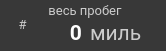
     <widget class="QFrame" name="f_dist_total">
      <property name="geometry">
       <rect>
        <x>190</x>
        <y>260</y>
        <width>166</width>
        <height>51</height>
       </rect>
      </property>
      <property name="minimumSize">
       <size>
        <width>166</width>
        <height>51</height>
       </size>
      </property>
      <property name="maximumSize">
       <size>
        <width>166</width>
        <height>51</height>
       </size>
      </property>
      <property name="styleSheet">
       <string notr="true">background-color: #383838;
border-radius: 20px;</string>
      </property>
      <property name="frameShape">
       <enum>QFrame::StyledPanel</enum>
      </property>
      <property name="frameShadow">
       <enum>QFrame::Raised</enum>
      </property>
      <widget class="QLabel" name="stat_dist_total_text">
       <property name="geometry">
        <rect>
         <x>30</x>
         <y>0</y>
         <width>110</width>
         <height>20</height>
        </rect>
       </property>
       <property name="minimumSize">
        <size>
         <width>110</width>
         <height>20</height>
        </size>
       </property>
       <property name="maximumSize">
        <size>
         <width>110</width>
         <height>20</height>
        </size>
       </property>
       <property name="palette">
        <palette>
         <active>
          <colorrole role="WindowText">
           <brush brushstyle="SolidPattern">
            <color alpha="255">
             <red>204</red>
             <green>204</green>
             <blue>204</blue>
            </color>
           </brush>
          </colorrole>
          <colorrole role="Button">
           <brush brushstyle="SolidPattern">
            <color alpha="255">
             <red>56</red>
             <green>56</green>
             <blue>56</blue>
            </color>
           </brush>
          </colorrole>
          <colorrole role="Text">
           <brush brushstyle="SolidPattern">
            <color alpha="255">
             <red>204</red>
             <green>204</green>
             <blue>204</blue>
            </color>
           </brush>
          </colorrole>
          <colorrole role="ButtonText">
           <brush brushstyle="SolidPattern">
            <color alpha="255">
             <red>204</red>
             <green>204</green>
             <blue>204</blue>
            </color>
           </brush>
          </colorrole>
          <colorrole role="Base">
           <brush brushstyle="SolidPattern">
            <color alpha="255">
             <red>56</red>
             <green>56</green>
             <blue>56</blue>
            </color>
           </brush>
          </colorrole>
          <colorrole role="Window">
           <brush brushstyle="SolidPattern">
            <color alpha="255">
             <red>56</red>
             <green>56</green>
             <blue>56</blue>
            </color>
           </brush>
          </colorrole>
         </active>
         <inactive>
          <colorrole role="WindowText">
           <brush brushstyle="SolidPattern">
            <color alpha="255">
             <red>204</red>
             <green>204</green>
             <blue>204</blue>
            </color>
           </brush>
          </colorrole>
          <colorrole role="Button">
           <brush brushstyle="SolidPattern">
            <color alpha="255">
             <red>56</red>
             <green>56</green>
             <blue>56</blue>
            </color>
           </brush>
          </colorrole>
          <colorrole role="Text">
           <brush brushstyle="SolidPattern">
            <color alpha="255">
             <red>204</red>
             <green>204</green>
             <blue>204</blue>
            </color>
           </brush>
          </colorrole>
          <colorrole role="ButtonText">
           <brush brushstyle="SolidPattern">
            <color alpha="255">
             <red>204</red>
             <green>204</green>
             <blue>204</blue>
            </color>
           </brush>
          </colorrole>
          <colorrole role="Base">
           <brush brushstyle="SolidPattern">
            <color alpha="255">
             <red>56</red>
             <green>56</green>
             <blue>56</blue>
            </color>
           </brush>
          </colorrole>
          <colorrole role="Window">
           <brush brushstyle="SolidPattern">
            <color alpha="255">
             <red>56</red>
             <green>56</green>
             <blue>56</blue>
            </color>
           </brush>
          </colorrole>
         </inactive>
         <disabled>
          <colorrole role="WindowText">
           <brush brushstyle="SolidPattern">
            <color alpha="255">
             <red>204</red>
             <green>204</green>
             <blue>204</blue>
            </color>
           </brush>
          </colorrole>
          <colorrole role="Button">
           <brush brushstyle="SolidPattern">
            <color alpha="255">
             <red>56</red>
             <green>56</green>
             <blue>56</blue>
            </color>
           </brush>
          </colorrole>
          <colorrole role="Text">
           <brush brushstyle="SolidPattern">
            <color alpha="255">
             <red>204</red>
             <green>204</green>
             <blue>204</blue>
            </color>
           </brush>
          </colorrole>
          <colorrole role="ButtonText">
           <brush brushstyle="SolidPattern">
            <color alpha="255">
             <red>204</red>
             <green>204</green>
             <blue>204</blue>
            </color>
           </brush>
          </colorrole>
          <colorrole role="Base">
           <brush brushstyle="SolidPattern">
            <color alpha="255">
             <red>56</red>
             <green>56</green>
             <blue>56</blue>
            </color>
           </brush>
          </colorrole>
          <colorrole role="Window">
           <brush brushstyle="SolidPattern">
            <color alpha="255">
             <red>56</red>
             <green>56</green>
             <blue>56</blue>
            </color>
           </brush>
          </colorrole>
         </disabled>
        </palette>
       </property>
       <property name="font">
        <font>
         <family>Roboto</family>
         <pointsize>10</pointsize>
        </font>
       </property>
       <property name="styleSheet">
        <string notr="true">color: #CCCCCC;</string>
       </property>
       <property name="text">
        <string>весь пробег</string>
       </property>
       <property name="alignment">
        <set>Qt::AlignCenter</set>
       </property>
      </widget>
      <widget class="QLabel" name="stat_dist_total">
       <property name="geometry">
        <rect>
         <x>40</x>
         <y>20</y>
         <width>42</width>
         <height>25</height>
        </rect>
       </property>
       <property name="minimumSize">
        <size>
         <width>42</width>
         <height>25</height>
        </size>
       </property>
       <property name="maximumSize">
        <size>
         <width>42</width>
         <height>25</height>
        </size>
       </property>
       <property name="palette">
        <palette>
         <active>
          <colorrole role="WindowText">
           <brush brushstyle="SolidPattern">
            <color alpha="255">
             <red>255</red>
             <green>255</green>
             <blue>255</blue>
            </color>
           </brush>
          </colorrole>
          <colorrole role="Button">
           <brush brushstyle="SolidPattern">
            <color alpha="255">
             <red>56</red>
             <green>56</green>
             <blue>56</blue>
            </color>
           </brush>
          </colorrole>
          <colorrole role="Text">
           <brush brushstyle="SolidPattern">
            <color alpha="255">
             <red>255</red>
             <green>255</green>
             <blue>255</blue>
            </color>
           </brush>
          </colorrole>
          <colorrole role="ButtonText">
           <brush brushstyle="SolidPattern">
            <color alpha="255">
             <red>255</red>
             <green>255</green>
             <blue>255</blue>
            </color>
           </brush>
          </colorrole>
          <colorrole role="Base">
           <brush brushstyle="SolidPattern">
            <color alpha="255">
             <red>56</red>
             <green>56</green>
             <blue>56</blue>
            </color>
           </brush>
          </colorrole>
          <colorrole role="Window">
           <brush brushstyle="SolidPattern">
            <color alpha="255">
             <red>56</red>
             <green>56</green>
             <blue>56</blue>
            </color>
           </brush>
          </colorrole>
         </active>
         <inactive>
          <colorrole role="WindowText">
           <brush brushstyle="SolidPattern">
            <color alpha="255">
             <red>255</red>
             <green>255</green>
             <blue>255</blue>
            </color>
           </brush>
          </colorrole>
          <colorrole role="Button">
           <brush brushstyle="SolidPattern">
            <color alpha="255">
             <red>56</red>
             <green>56</green>
             <blue>56</blue>
            </color>
           </brush>
          </colorrole>
          <colorrole role="Text">
           <brush brushstyle="SolidPattern">
            <color alpha="255">
             <red>255</red>
             <green>255</green>
             <blue>255</blue>
            </color>
           </brush>
          </colorrole>
          <colorrole role="ButtonText">
           <brush brushstyle="SolidPattern">
            <color alpha="255">
             <red>255</red>
             <green>255</green>
             <blue>255</blue>
            </color>
           </brush>
          </colorrole>
          <colorrole role="Base">
           <brush brushstyle="SolidPattern">
            <color alpha="255">
             <red>56</red>
             <green>56</green>
             <blue>56</blue>
            </color>
           </brush>
          </colorrole>
          <colorrole role="Window">
           <brush brushstyle="SolidPattern">
            <color alpha="255">
             <red>56</red>
             <green>56</green>
             <blue>56</blue>
            </color>
           </brush>
          </colorrole>
         </inactive>
         <disabled>
          <colorrole role="WindowText">
           <brush brushstyle="SolidPattern">
            <color alpha="255">
             <red>255</red>
             <green>255</green>
             <blue>255</blue>
            </color>
           </brush>
          </colorrole>
          <colorrole role="Button">
           <brush brushstyle="SolidPattern">
            <color alpha="255">
             <red>56</red>
             <green>56</green>
             <blue>56</blue>
            </color>
           </brush>
          </colorrole>
          <colorrole role="Text">
           <brush brushstyle="SolidPattern">
            <color alpha="255">
             <red>255</red>
             <green>255</green>
             <blue>255</blue>
            </color>
           </brush>
          </colorrole>
          <colorrole role="ButtonText">
           <brush brushstyle="SolidPattern">
            <color alpha="255">
             <red>255</red>
             <green>255</green>
             <blue>255</blue>
            </color>
           </brush>
          </colorrole>
          <colorrole role="Base">
           <brush brushstyle="SolidPattern">
            <color alpha="255">
             <red>56</red>
             <green>56</green>
             <blue>56</blue>
            </color>
           </brush>
          </colorrole>
          <colorrole role="Window">
           <brush brushstyle="SolidPattern">
            <color alpha="255">
             <red>56</red>
             <green>56</green>
             <blue>56</blue>
            </color>
           </brush>
          </colorrole>
         </disabled>
        </palette>
       </property>
       <property name="font">
        <font>
         <family>Roboto</family>
         <pointsize>16</pointsize>
         <weight>75</weight>
         <bold>true</bold>
        </font>
       </property>
       <property name="styleSheet">
        <string notr="true">color: rgb(255, 255, 255);</string>
       </property>
       <property name="text">
        <string>0</string>
       </property>
       <property name="alignment">
        <set>Qt::AlignRight|Qt::AlignTrailing|Qt::AlignVCenter</set>
       </property>
      </widget>
      <widget class="QLabel" name="stat_dist_total_unit">
       <property name="geometry">
        <rect>
         <x>90</x>
         <y>20</y>
         <width>70</width>
         <height>25</height>
        </rect>
       </property>
       <property name="minimumSize">
        <size>
         <width>70</width>
         <height>25</height>
        </size>
       </property>
       <property name="maximumSize">
        <size>
         <width>70</width>
         <height>25</height>
        </size>
       </property>
       <property name="palette">
        <palette>
         <active>
          <colorrole role="WindowText">
           <brush brushstyle="SolidPattern">
            <color alpha="255">
             <red>204</red>
             <green>204</green>
             <blue>204</blue>
            </color>
           </brush>
          </colorrole>
          <colorrole role="Button">
           <brush brushstyle="SolidPattern">
            <color alpha="255">
             <red>56</red>
             <green>56</green>
             <blue>56</blue>
            </color>
           </brush>
          </colorrole>
          <colorrole role="Text">
           <brush brushstyle="SolidPattern">
            <color alpha="255">
             <red>204</red>
             <green>204</green>
             <blue>204</blue>
            </color>
           </brush>
          </colorrole>
          <colorrole role="ButtonText">
           <brush brushstyle="SolidPattern">
            <color alpha="255">
             <red>204</red>
             <green>204</green>
             <blue>204</blue>
            </color>
           </brush>
          </colorrole>
          <colorrole role="Base">
           <brush brushstyle="SolidPattern">
            <color alpha="255">
             <red>56</red>
             <green>56</green>
             <blue>56</blue>
            </color>
           </brush>
          </colorrole>
          <colorrole role="Window">
           <brush brushstyle="SolidPattern">
            <color alpha="255">
             <red>56</red>
             <green>56</green>
             <blue>56</blue>
            </color>
           </brush>
          </colorrole>
         </active>
         <inactive>
          <colorrole role="WindowText">
           <brush brushstyle="SolidPattern">
            <color alpha="255">
             <red>204</red>
             <green>204</green>
             <blue>204</blue>
            </color>
           </brush>
          </colorrole>
          <colorrole role="Button">
           <brush brushstyle="SolidPattern">
            <color alpha="255">
             <red>56</red>
             <green>56</green>
             <blue>56</blue>
            </color>
           </brush>
          </colorrole>
          <colorrole role="Text">
           <brush brushstyle="SolidPattern">
            <color alpha="255">
             <red>204</red>
             <green>204</green>
             <blue>204</blue>
            </color>
           </brush>
          </colorrole>
          <colorrole role="ButtonText">
           <brush brushstyle="SolidPattern">
            <color alpha="255">
             <red>204</red>
             <green>204</green>
             <blue>204</blue>
            </color>
           </brush>
          </colorrole>
          <colorrole role="Base">
           <brush brushstyle="SolidPattern">
            <color alpha="255">
             <red>56</red>
             <green>56</green>
             <blue>56</blue>
            </color>
           </brush>
          </colorrole>
          <colorrole role="Window">
           <brush brushstyle="SolidPattern">
            <color alpha="255">
             <red>56</red>
             <green>56</green>
             <blue>56</blue>
            </color>
           </brush>
          </colorrole>
         </inactive>
         <disabled>
          <colorrole role="WindowText">
           <brush brushstyle="SolidPattern">
            <color alpha="255">
             <red>204</red>
             <green>204</green>
             <blue>204</blue>
            </color>
           </brush>
          </colorrole>
          <colorrole role="Button">
           <brush brushstyle="SolidPattern">
            <color alpha="255">
             <red>56</red>
             <green>56</green>
             <blue>56</blue>
            </color>
           </brush>
          </colorrole>
          <colorrole role="Text">
           <brush brushstyle="SolidPattern">
            <color alpha="255">
             <red>204</red>
             <green>204</green>
             <blue>204</blue>
            </color>
           </brush>
          </colorrole>
          <colorrole role="ButtonText">
           <brush brushstyle="SolidPattern">
            <color alpha="255">
             <red>204</red>
             <green>204</green>
             <blue>204</blue>
            </color>
           </brush>
          </colorrole>
          <colorrole role="Base">
           <brush brushstyle="SolidPattern">
            <color alpha="255">
             <red>56</red>
             <green>56</green>
             <blue>56</blue>
            </color>
           </brush>
          </colorrole>
          <colorrole role="Window">
           <brush brushstyle="SolidPattern">
            <color alpha="255">
             <red>56</red>
             <green>56</green>
             <blue>56</blue>
            </color>
           </brush>
          </colorrole>
         </disabled>
        </palette>
       </property>
       <property name="font">
        <font>
         <family>Roboto</family>
         <pointsize>16</pointsize>
        </font>
       </property>
       <property name="styleSheet">
        <string notr="true">color: #CCCCCC;</string>
       </property>
       <property name="text">
        <string>миль</string>
       </property>
       <property name="alignment">
        <set>Qt::AlignLeading|Qt::AlignLeft|Qt::AlignVCenter</set>
       </property>
      </widget>
      <widget class="QLabel" name="stat_dist_total_icon">
       <property name="geometry">
        <rect>
         <x>10</x>
         <y>12</y>
         <width>25</width>
         <height>25</height>
        </rect>
       </property>
       <property name="palette">
        <palette>
         <active>
          <colorrole role="WindowText">
           <brush brushstyle="SolidPattern">
            <color alpha="255">
             <red>204</red>
             <green>204</green>
             <blue>204</blue>
            </color>
           </brush>
          </colorrole>
          <colorrole role="Button">
           <brush brushstyle="SolidPattern">
            <color alpha="255">
             <red>56</red>
             <green>56</green>
             <blue>56</blue>
            </color>
           </brush>
          </colorrole>
          <colorrole role="Text">
           <brush brushstyle="SolidPattern">
            <color alpha="255">
             <red>204</red>
             <green>204</green>
             <blue>204</blue>
            </color>
           </brush>
          </colorrole>
          <colorrole role="ButtonText">
           <brush brushstyle="SolidPattern">
            <color alpha="255">
             <red>204</red>
             <green>204</green>
             <blue>204</blue>
            </color>
           </brush>
          </colorrole>
          <colorrole role="Base">
           <brush brushstyle="SolidPattern">
            <color alpha="255">
             <red>56</red>
             <green>56</green>
             <blue>56</blue>
            </color>
           </brush>
          </colorrole>
          <colorrole role="Window">
           <brush brushstyle="SolidPattern">
            <color alpha="255">
             <red>56</red>
             <green>56</green>
             <blue>56</blue>
            </color>
           </brush>
          </colorrole>
         </active>
         <inactive>
          <colorrole role="WindowText">
           <brush brushstyle="SolidPattern">
            <color alpha="255">
             <red>204</red>
             <green>204</green>
             <blue>204</blue>
            </color>
           </brush>
          </colorrole>
          <colorrole role="Button">
           <brush brushstyle="SolidPattern">
            <color alpha="255">
             <red>56</red>
             <green>56</green>
             <blue>56</blue>
            </color>
           </brush>
          </colorrole>
          <colorrole role="Text">
           <brush brushstyle="SolidPattern">
            <color alpha="255">
             <red>204</red>
             <green>204</green>
             <blue>204</blue>
            </color>
           </brush>
          </colorrole>
          <colorrole role="ButtonText">
           <brush brushstyle="SolidPattern">
            <color alpha="255">
             <red>204</red>
             <green>204</green>
             <blue>204</blue>
            </color>
           </brush>
          </colorrole>
          <colorrole role="Base">
           <brush brushstyle="SolidPattern">
            <color alpha="255">
             <red>56</red>
             <green>56</green>
             <blue>56</blue>
            </color>
           </brush>
          </colorrole>
          <colorrole role="Window">
           <brush brushstyle="SolidPattern">
            <color alpha="255">
             <red>56</red>
             <green>56</green>
             <blue>56</blue>
            </color>
           </brush>
          </colorrole>
         </inactive>
         <disabled>
          <colorrole role="WindowText">
           <brush brushstyle="SolidPattern">
            <color alpha="255">
             <red>204</red>
             <green>204</green>
             <blue>204</blue>
            </color>
           </brush>
          </colorrole>
          <colorrole role="Button">
           <brush brushstyle="SolidPattern">
            <color alpha="255">
             <red>56</red>
             <green>56</green>
             <blue>56</blue>
            </color>
           </brush>
          </colorrole>
          <colorrole role="Text">
           <brush brushstyle="SolidPattern">
            <color alpha="255">
             <red>204</red>
             <green>204</green>
             <blue>204</blue>
            </color>
           </brush>
          </colorrole>
          <colorrole role="ButtonText">
           <brush brushstyle="SolidPattern">
            <color alpha="255">
             <red>204</red>
             <green>204</green>
             <blue>204</blue>
            </color>
           </brush>
          </colorrole>
          <colorrole role="Base">
           <brush brushstyle="SolidPattern">
            <color alpha="255">
             <red>56</red>
             <green>56</green>
             <blue>56</blue>
            </color>
           </brush>
          </colorrole>
          <colorrole role="Window">
           <brush brushstyle="SolidPattern">
            <color alpha="255">
             <red>56</red>
             <green>56</green>
             <blue>56</blue>
            </color>
           </brush>
          </colorrole>
         </disabled>
        </palette>
       </property>
       <property name="font">
        <font>
         <family>Roboto</family>
         <pointsize>10</pointsize>
        </font>
       </property>
       <property name="styleSheet">
        <string notr="true">color: #CCCCCC;</string>
       </property>
       <property name="text">
        <string>#</string>
       </property>
       <property name="alignment">
        <set>Qt::AlignCenter</set>
       </property>
      </widget>
     </widget>
